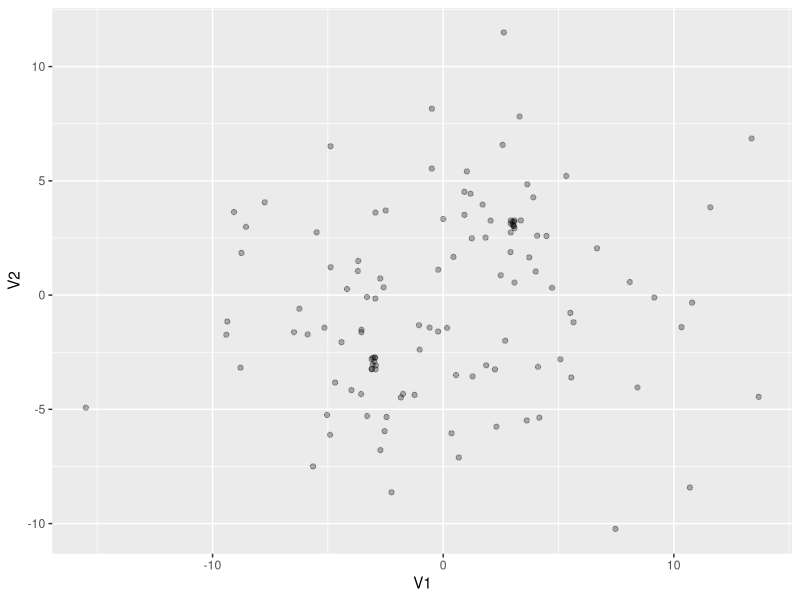
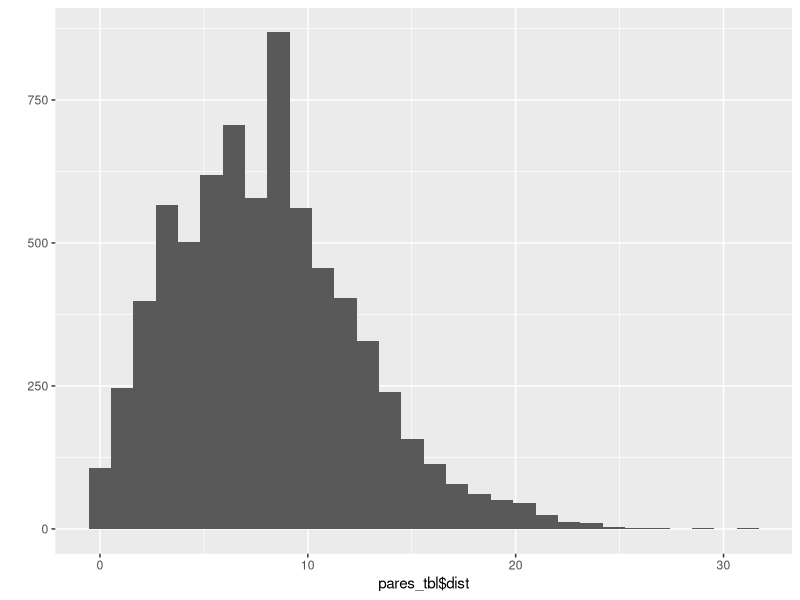
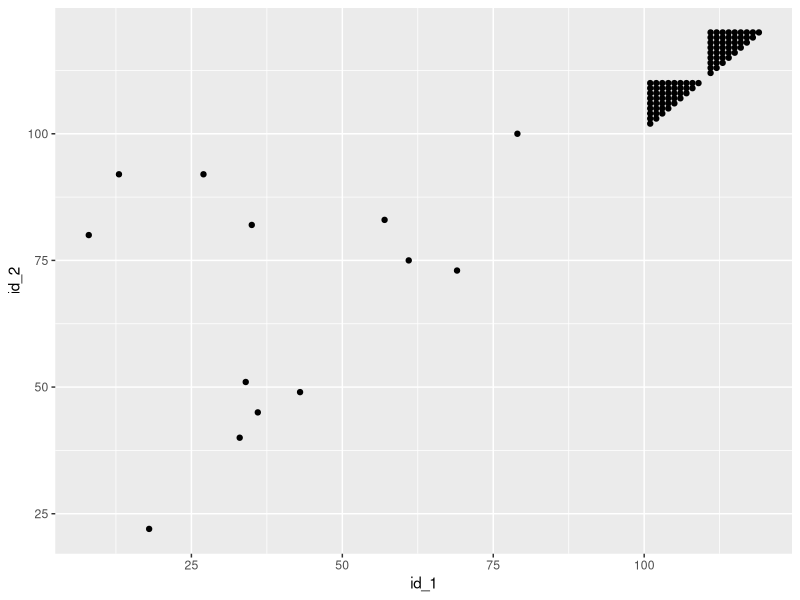
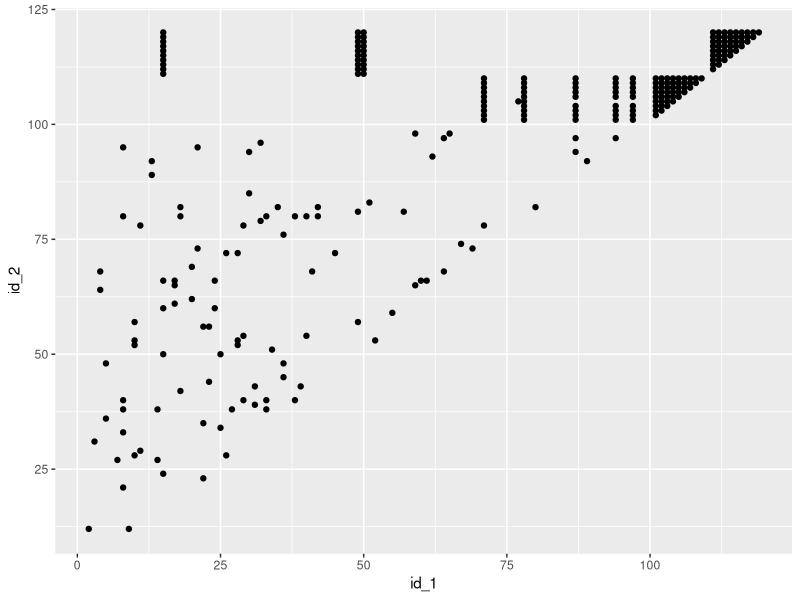

The R source for these figures, in order:
## ---- chunk 1
library(tidyverse)
norma <- function(x) sqrt(sum(x^2))
v <- c(1,2) / norma(c(1,2))
v
hash_1 <- function(x) floor(sum(x * v) / 1)
hash_1(c(5,0))
hash_1(c(0,-1))
hash_1(c(2,1))
## ---- chunk 2
gen_hash <- function(d, r){
  # d es la dimensión y r es el ancho de las cubetas
  #
  # escogemos una dirección al azar
  v <- rnorm(d)
  v <- v / norma(v)
  # devolvemos una función que calcula la cubeta:
  function(x){
    floor(sum(x * v) / r) %>% as.integer
  }
}
set.seed(823)
hash_1 <- gen_hash(2, 1)
# los hashes de dos puntos:
hash_1(c(4, 7))
hash_1(c(-4, 7))
# el vector que escogimos es
environment(hash_1)$v
## ---- chunk 3
set.seed(1021)
#puntos cercanos a (3,3,..., 3):
simular_puntos <- function(d = 2, n = 200){
  mat_1 <- matrix(rnorm(10 * d, sd = 0.01) + 3, ncol = d)
  #puntos cercanos al origen:
  mat_2 <- matrix(rnorm(10 * d, sd = 0.01) - 3, ncol = d)
  # puntos distribuidos alrededor del origen:
  mat_3 <- matrix(rnorm(n * d, sd = 5), ncol = d)
  datos_tbl_vars <- rbind(mat_3, mat_1, mat_2)  %>%
    as_tibble %>% 
    mutate(id_1 = row_number())
  datos_tbl_vars
}
# diez puntos en cluster 1, diez en cluster , y 100 sin cluster:
datos_tbl_vars <- simular_puntos(d = 2, n = 100)
ggplot(datos_tbl_vars, aes(x = V1, y= V2)) + 
  geom_jitter(width = 0.1, height = 0.3, alpha = 0.3)
## ---- chunk 4
dist_e <- function(x, y){
  norma(x - y)
}
datos_tbl <- datos_tbl_vars %>%
  pivot_longer(-id_1, names_to = "variable", values_to = "valor") %>% 
  group_by(id_1) %>%
  arrange(variable) %>%
  summarise(vec_1 = list(valor))
system.time(
pares_tbl <- datos_tbl %>% 
    crossing(datos_tbl %>% 
        rename(id_2 = id_1, vec_2 = vec_1)) %>%
    filter(id_1 < id_2) %>%
    mutate(dist = map2_dbl(vec_1, vec_2, dist_e))
)
pares_tbl %>% head
## ---- chunk 5
nrow(pares_tbl)
qplot(pares_tbl$dist)
## ---- chunk 6
pares_sim <- pares_tbl %>% filter(dist < 0.5)
nrow(pares_sim)
## ---- chunk 7
ggplot(pares_sim, aes(x=id_1, y=id_2)) + geom_point()
## ---- chunk 8
#generar hashes
hash_f <- map(1:3, ~ gen_hash(d = 2,  r = 0.2))
# esta es una función de conveniencia:
calculador_hashes <- function(hash_f){
  function(z) {
    map_int(hash_f, ~ .x(z))
  }
}
calc_hashes <- calculador_hashes(hash_f)
## ---- chunk 9
firmas_tbl <- datos_tbl_vars %>% 
  pivot_longer(cols = -id_1, names_to = "variable", values_to = "valor") %>% 
  group_by(id_1) %>% 
  summarise(vec_1 = list(valor)) %>% 
  mutate(firma = map(vec_1, ~ calc_hashes(.x))) %>% 
  select(id_1, firma)
firmas_tbl
firmas_tbl$firma[[1]]
firmas_tbl$firma[[2]]
## ---- chunk 10
cubetas_tbl  <- firmas_tbl %>% 
  unnest_legacy() %>% 
  group_by(id_1) %>% 
  mutate(hash_no = 1:3) %>% 
  mutate(cubeta = paste(hash_no, firma, sep = "/"))
## ---- chunk 11
cubetas_tbl <- cubetas_tbl %>% group_by(cubeta) %>% 
  summarise(ids = list(id_1), n = length(id_1)) %>% 
  filter(n > 1)
cubetas_tbl
## ---- chunk 12
pares_candidatos <- map(cubetas_tbl$ids, function(x){
  combn(sort(x), 2, simplify = FALSE)}) %>% 
  flatten %>% unique %>% 
  transpose %>% map(as.integer) %>% as_tibble(.name_repair = "unique")
names(pares_candidatos) <- c('id_1','id_2')
head(pares_candidatos)
## ---- chunk 13
nrow(pares_candidatos)
## ---- chunk 14
ggplot(pares_candidatos, aes(x=id_1, y=id_2)) + geom_point()
